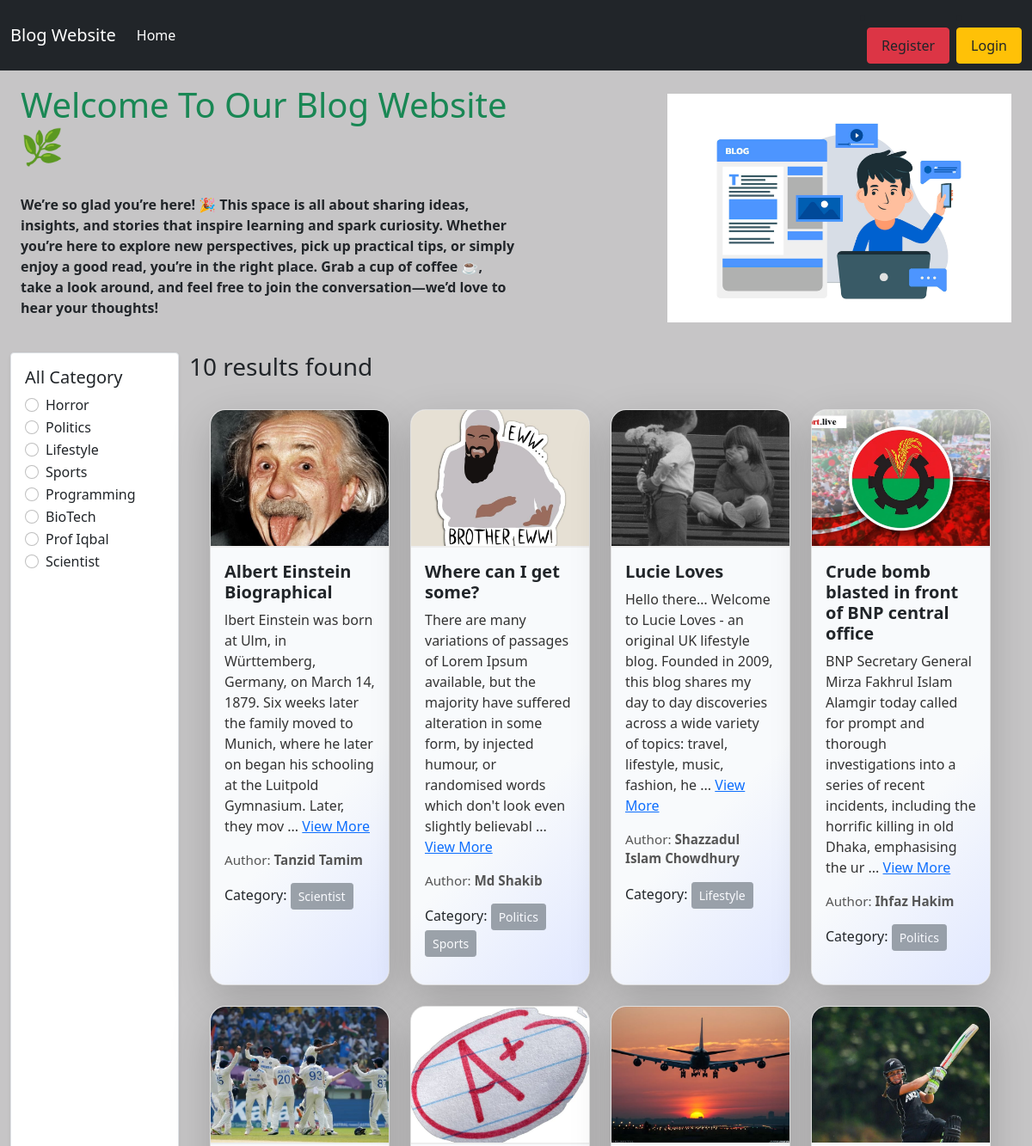
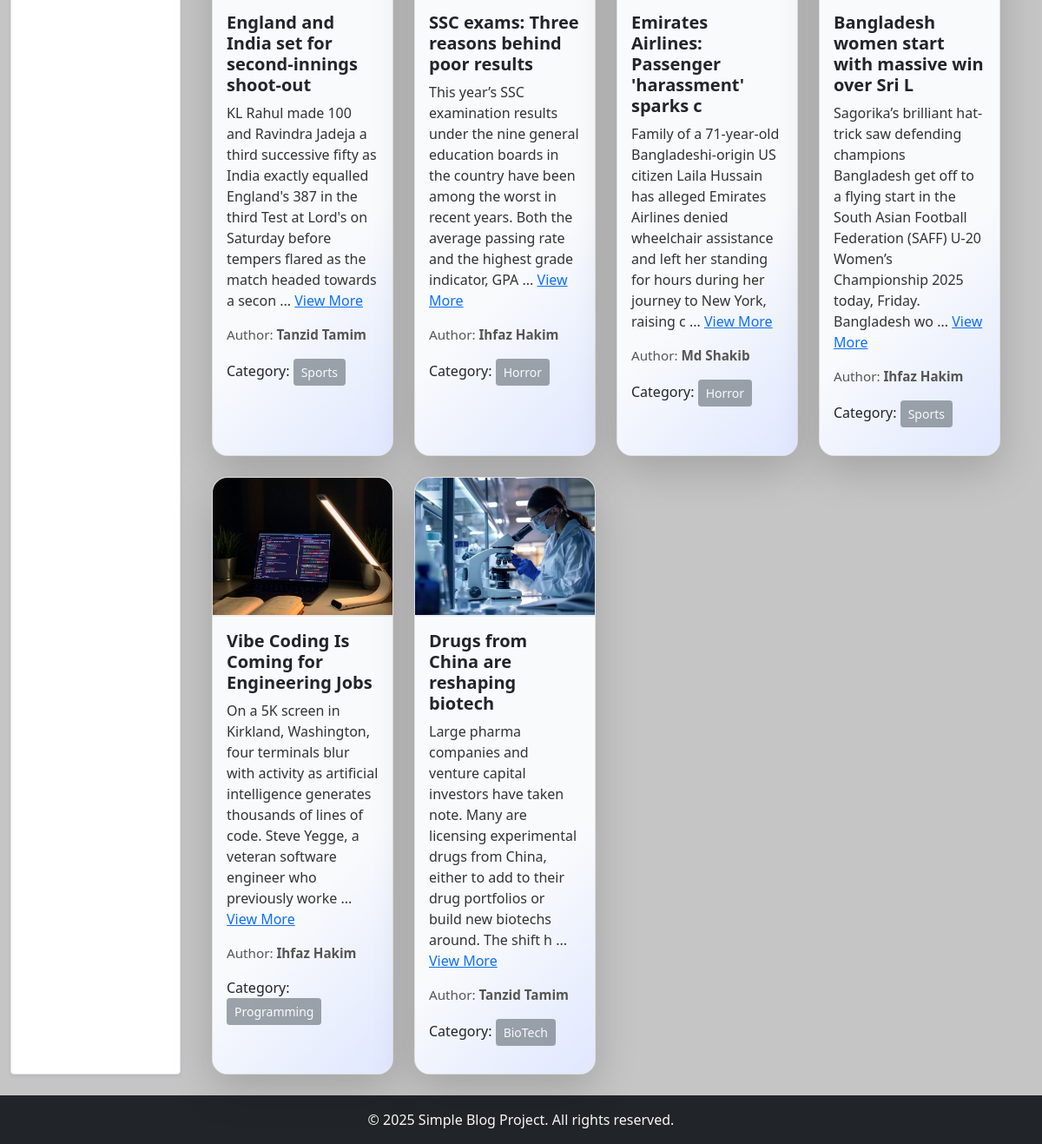
The page / on the database its author committed (2 pictures, top to bottom).
### categories/models.py (models this page shows, shortened)
class Category(models.Model):
    name = models.CharField(max_length=200)
    slug = models.SlugField(max_length=100,unique=True,null=True,blank=True)

### post/models.py (models this page shows, shortened)
class Post(models.Model):
    title = models.CharField(max_length=50)
    content = models.TextField()
    category = models.ManyToManyField(Category)
    author = models.ForeignKey(User,on_delete=models.CASCADE) #many to one or one to many relation er jnno ForeignKey use kri
    image = models.ImageField(upload_to='post/media/uploads/', blank=True,null=True)

### blog_project/views.py (the view)
# urls.py: path('',views.home, name='homepage'),
def home(request,category_slug = None):
    data = Post.objects.all()
    if category_slug is not None:
        category = Category.objects.get(slug = category_slug)
        data = Post.objects.filter(category = category)
    categories = Category.objects.all()
    return render(request, 'home.html', {'data': data, 'category': categories})

### templates/home.html (shortened to what this page needs)
{% extends "base.html" %}
{% load static %}
{% block content %}
<div class="d-flex flex-wrap px-4 pt-3 align-items-center">
  <div class="col-6">
   <h1 class="text-success">Welcome To Our Blog Website 🌿</h1><br>
    <p><b>
We’re so glad you’re here! 🎉
This space is all about sharing ideas, insights, and stories that inspire learning and spark curiosity. Whether you’re here to explore new perspectives, pick up practical tips, or simply enjoy a good read, you’re in the right place.
Grab a cup of coffee ☕, take a look around, and feel free to join the conversation—we’d love to hear your thoughts! </b></p>
  </div>
  <div class="col-6">
    <img src="{% static 'logo.jpg' %}" class="img-fluid" style="max-width: 400px; height: auto; float: right; margin-right: 0;" alt="Logo" />
  </div>
</div>
<div class="row p-4">
  <div class="col-2 p-0">
    <div class="bg-white border rounded shadow-sm p-3 h-100" style="min-height: 350px;">
      <h5>All Category</h5>
      {% for cat in category %}
        <div class="form-check">
          <input class="form-check-input" type="radio" name="category" id="cat-{{cat.id}}" data-url="{% url 'category_wise_post' cat.slug %}">
          <label class="form-check-label" for="cat-{{cat.id}}">
            {{cat.name}}
          </label>
        </div>
      {% endfor %}
    </div>
  </div>
  <div class="col-10">
    <h3>{{ data|length }} results found</h3>
    <div class="row g-4 px-4 pt-4">
      {% for post in data %}
      <div class="col-md-3 d-flex">
        <div class="card shadow-lg flex-fill" style="border-radius: 18px; overflow: hidden; display: flex; flex-direction: column;">
          {% if post.image %}
            <img src="{{ post.image.url }}" class="card-img-top" style="height: 160px; object-fit: cover; border-bottom: 2px solid #eee;" alt="Post Image" />
          {% endif %}
          <div class="card-body d-flex flex-column justify-content-start" style="flex: 1 1 auto; background: linear-gradient(135deg, #f8fafc 60%, #e0e7ff 100%);">
            <h5 class="card-title text-danger" style="font-weight: bold; white-space: normal; word-break: break-word;"> <a href="{% url 'detail_post' post.id%}" class="text-decoration-none text-dark" >  {{post.title}} </a>
            </h5>
            <p class="card-text" style="color: #333; white-space: normal; word-break: break-word;">
              <span id="short-{{post.id}}">
                {{ post.content|slice:":200" }}
                {% if post.content|length > 200 %}
                  ... <a href="javascript:void(0);" class="view-more" data-post="{{post.id}}">View More</a>
                {% endif %}
              </span>
            </p>
            <p style="font-size: 0.95em; color: #555;">
              Author: <strong>{{post.author.first_name}} {{post.author.last_name}}</strong>
            </p>
            <p>
              Category:
              {% for cat in post.category.all %}
                <button class="btn btn-secondary btn-sm" disabled>{{cat.name}}</button>
              {% endfor %}
            </p>
          </div>
        </div>
      </div>
      {% endfor %}
    </div>
  </div>
</div>
{% endblock %}

### rows shown on the page
Category: name "Horror"
Category: name "Politics"
Category: name "Lifestyle"
Category: name "Sports"
Category: name "Programming"
Category: name "BioTech"
Category: name "Prof Iqbal"
Category: name "Scientist"
Post: image (picture), title "Albert Einstein Biographical", content "lbert Einstein was born at Ulm, in Württemberg, Germany, on March 14, 1879. Six weeks later the family moved to Munich, where he later on began his schooling at the Luitpold Gymnasium. Later, they mov", author.first_name "Tanzid", author.last_name "Tamim"
Post: image (picture), title "Where can I get some?", content "There are many variations of passages of Lorem Ipsum available, but the majority have suffered alteration in some form, by injected humour, or randomised words which don't look even slightly believabl", author.first_name "Md", author.last_name "Shakib"
Post: image (picture), title "Lucie Loves", content "Hello there… Welcome to Lucie Loves - an original UK lifestyle blog. Founded in 2009, this blog shares my day to day discoveries across a wide variety of topics: travel, lifestyle, music, fashion, he", author.first_name "Shazzadul Islam", author.last_name "Chowdhury"
Post: image (picture), title "Crude bomb blasted in front of BNP central office", content "BNP Secretary General Mirza Fakhrul Islam Alamgir today called for prompt and thorough investigations into a series of recent incidents, including the horrific killing in old Dhaka, emphasising the ur", author.first_name "Ihfaz", author.last_name "Hakim"
Post: image (picture), title "England and India set for second-innings shoot-out", content "KL Rahul made 100 and Ravindra Jadeja a third successive fifty as India exactly equalled England's 387 in the third Test at Lord's on Saturday before tempers flared as the match headed towards a secon", author.first_name "Tanzid", author.last_name "Tamim"
Post: image (picture), title "SSC exams: Three reasons behind poor results", content "This year’s SSC examination results under the nine general education boards in the country have been among the worst in recent years. Both the average passing rate and the highest grade indicator, GPA", author.first_name "Ihfaz", author.last_name "Hakim"
Post: image (picture), title "Emirates Airlines: Passenger 'harassment' sparks c", content "Family of a 71-year-old Bangladeshi-origin US citizen Laila Hussain has alleged Emirates Airlines denied wheelchair assistance and left her standing for hours during her journey to New York, raising c", author.first_name "Md", author.last_name "Shakib"
Post: image (picture), title "Bangladesh women start with massive win over Sri L", content "Sagorika’s brilliant hat-trick saw defending champions Bangladesh get off to a flying start in the South Asian Football Federation (SAFF) U-20 Women’s Championship 2025 today, Friday. Bangladesh wo", author.first_name "Ihfaz", author.last_name "Hakim"
Post: image (picture), title "Vibe Coding Is Coming for Engineering Jobs", content "On a 5K screen in Kirkland, Washington, four terminals blur with activity as artificial intelligence generates thousands of lines of code. Steve Yegge, a veteran software engineer who previously worke", author.first_name "Ihfaz", author.last_name "Hakim"
Post: image (picture), title "Drugs from China are reshaping biotech", content "Large pharma companies and venture capital investors have taken note. Many are licensing experimental drugs from China, either to add to their drug portfolios or build new biotechs around. The shift h", author.first_name "Tanzid", author.last_name "Tamim"

### other values the page prints
{{ data|length }} "10"
{{ now|default:2025 }} "2025"
